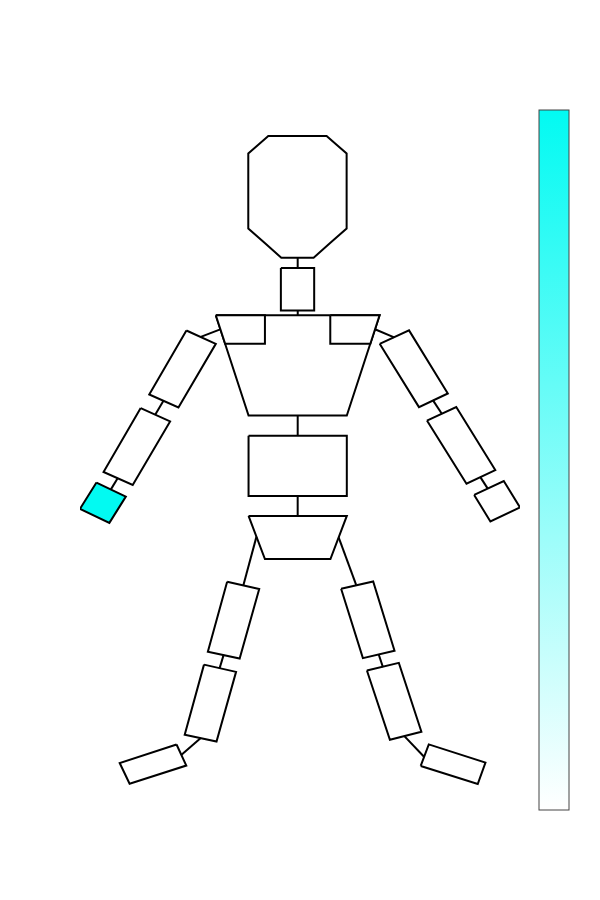
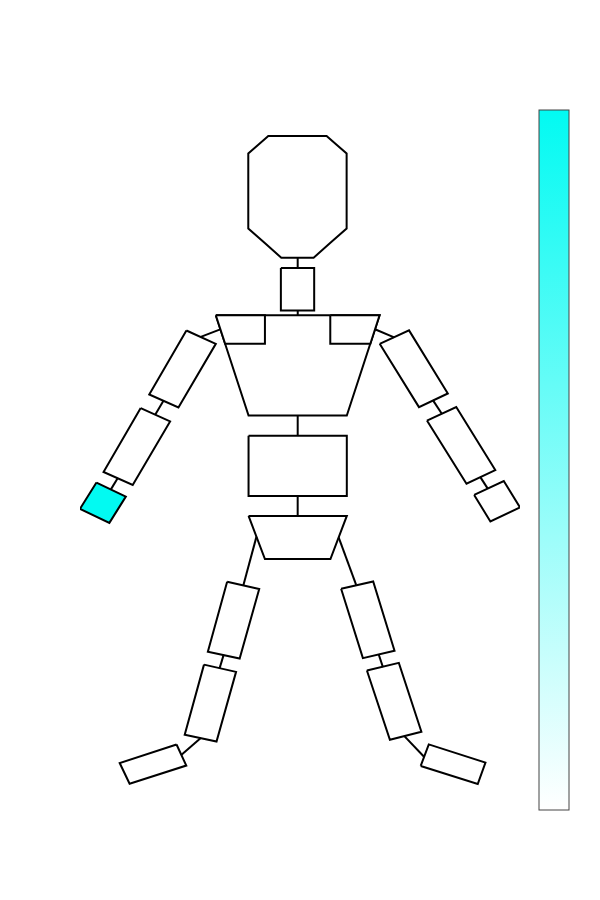

Notebook code cell kept with these figures, in order:
### Code cell
print("Body Heatmap for decoder C x-axis")
# Plot for Decoder C

# Retrieve and reshape data 
coefficientsModel_x = modelC_dict['Coeff'][0]

coefficientsModel_x_reshaped = coefficientsModel_x.reshape(1,6)

# Sum all coefficients across all rotations and positions for each rigid body and normalise
coefficientsModelSumDOF = np.sum(np.abs(coefficientsModel_x_reshaped),1)
coefficientsModelSumDOF = coefficientsModelSumDOF / sum(coefficientsModelSumDOF)


# Create a list with all rigid bodies in skeleton and set rigid bodies that don't have components to 0
coefficients_X = np.zeros((19))
coefficients_X[8] = coefficientsModelSumDOF


# Normalise so the max value is 1
coefficients_X = coefficients_X/ max(coefficients_X)




# Set location and import body parts ( list of names of bodies that coefficients correspond to)


# Extract shape data from the svg file
elements,points,pathElements,bodyPartMapping = extractShapesFromSVG(location=location,parts=bodyParts)

# Set colours for each coefficient

colours = [get_color_hex(i,white,decoderCColor) for i in coefficients_X]

print(colours)
# Draw the object 
drawObject(points,elements,colours,bodyPartMapping,saveGameLocation+"_bodySchematic_decoderC_xAxis.svg",lightColor = whiteColorBar, darkColor = decoderCColorbar)
#print(coefficients_A_X)


print("Body Heatmap for decoder C y-axis")
# Plot for Y axis

# Retrieve and reshape data 
coefficientsModel_y = modelC_dict['Coeff'][1]

coefficientsModel_y_reshaped = coefficientsModel_y.reshape(1,6)

# Sum all coefficients across all rotations and positions for each rigid body and normalise
coefficientsModelSumDOF = np.sum(np.abs(coefficientsModel_y_reshaped),1)
coefficientsModelSumDOF = coefficientsModelSumDOF / sum(coefficientsModelSumDOF)


# Create a list with all rigid bodies in skeleton and set rigid bodies that don't have components to 0
coefficients_Y = np.zeros((19))
coefficients_Y[8] = coefficientsModelSumDOF


# Normalise so the max value is 1
coefficients_Y = coefficients_Y/ max(coefficients_Y)

# Set location and import body parts ( list of names of bodies that coefficients correspond to)


# Extract shape data from the svg file
elements,points,pathElements,bodyPartMapping = extractShapesFromSVG(location=location,parts=bodyParts)

# Set colours for each coefficient

colours = [get_color_hex(i,white,decoderCColor) for i in coefficients_Y]

print(colours)
# Draw the object 
drawObject(points,elements,colours,bodyPartMapping,saveGameLocation+"_bodySchematic_decoderC_yAxis.svg",lightColor = whiteColorBar, darkColor = decoderCColorbar )
#print(coefficients_A_X)

### Figure 1 — Plotly figure (JSON) as saved in the notebook; plotly's stock layout.template omitted (floating-point values rounded to 4 significant figures)
{"data": [{"hoverinfo": "none", "marker": {"cmax": 1, "cmin": 0, "colorbar": {"tickvals": [], "title": {"text": ""}}, "colorscale": [[0, "rgb(255, 255, 255)"], [1, "rgb(2,250,242)"]]}, "mode": "markers", "type": "scatter", "x": [null], "y": [null]}, {"fill": "toself", "fillcolor": "#000000", "line": {"color": "#000000", "width": 2}, "mode": "lines", "type": "scatter", "x": [107.5, 110.5, 112.8], "y": [-167.4, -176.5, -184.0]}, {"fill": "toself", "fillcolor": "#ffffff", "line": {"color": "#000000", "width": 2}, "mode": "lines", "type": "scatter", "x": [89.87, 100.0, 100.0, 89.87, 89.87], "y": [-73.58, -73.58, -88.36, -88.36, -73.58]}, {"fill": "toself", "fillcolor": "#ffffff", "line": {"color": "#000000", "width": 2}, "mode": "lines", "type": "scatter", "x": [61.03, 70, 58.59, 49.68, 61.03], "y": [-95.35, -100, -122.2, -117.6, -95.35]}, {"fill": "toself", "fillcolor": "#ffffff", "line": {"color": "#000000", "width": 2}, "mode": "lines", "type": "scatter", "x": [120.0, 129.0, 140.8, 132.0, 120.0], "y": [-99.98, -95.29, -117.3, -122.0, -99.98]}, {"fill": "toself", "fillcolor": "#ffffff", "line": {"color": "#000000", "width": 2}, "mode": "lines", "type": "scatter", "x": [47.07, 56.05, 44.64, 35.73, 47.07], "y": [-122.4, -127.0, -149.2, -144.7, -122.4]}, {"fill": "toself", "fillcolor": "#ffffff", "line": {"color": "#000000", "width": 2}, "mode": "lines", "type": "scatter", "x": [134.5, 143.4, 155.3, 146.5, 134.5], "y": [-126.7, -122.0, -144.0, -148.8, -126.7]}, {"fill": "toself", "fillcolor": "#ffffff", "line": {"color": "#000000", "width": 2}, "mode": "lines", "type": "scatter", "x": [80, 110, 110, 80, 80], "y": [-132, -132, -153, -153, -132]}, {"fill": "toself", "fillcolor": "#000000", "line": {"color": "#000000", "width": 2}, "mode": "lines", "type": "scatter", "x": [65.41, 71.35, 71.35], "y": [-97.57, -94.95, -94.95]}, {"fill": "toself", "fillcolor": "#000000", "line": {"color": "#000000", "width": 2}, "mode": "lines", "type": "scatter", "x": [124.4, 118.6, 118.6], "y": [-97.73, -94.9, -94.9]}, {"fill": "toself", "fillcolor": "#ffffff", "line": {"color": "#000000", "width": 2}, "mode": "lines", "type": "scatter", "x": [80, 85, 105, 110, 80], "y": [-160, -175, -175, -160, -160]}, {"fill": "toself", "fillcolor": "#000000", "line": {"color": "#000000", "width": 2}, "mode": "lines", "type": "scatter", "x": [40.08, 38.92, 37.97], "y": [-146.8, -149.0, -150.7]}, {"fill": "toself", "fillcolor": "#000000", "line": {"color": "#000000", "width": 2}, "mode": "lines", "type": "scatter", "x": [150.7, 152.0, 153.0], "y": [-146.4, -148.6, -150.4]}, {"fill": "toself", "fillcolor": "#000000", "line": {"color": "#000000", "width": 2}, "mode": "lines", "type": "scatter", "x": [95.0, 95.0], "y": [-69.88, -73.68]}, {"fill": "toself", "fillcolor": "#000000", "line": {"color": "#000000", "width": 2}, "mode": "lines", "type": "scatter", "x": [95.01, 95.01], "y": [-88.37, -90.09]}, {"fill": "toself", "fillcolor": "#000000", "line": {"color": "#000000", "width": 2}, "mode": "lines", "type": "scatter", "x": [95.0, 95.0], "y": [-124.7, -132.1]}, {"fill": "toself", "fillcolor": "#000000", "line": {"color": "#000000", "width": 2}, "mode": "lines", "type": "scatter", "x": [136.3, 137.8, 139.0], "y": [-119.6, -122.2, -124.3]}, {"fill": "toself", "fillcolor": "#000000", "line": {"color": "#000000", "width": 2}, "mode": "lines", "type": "scatter", "x": [95.0, 95.0], "y": [-153.0, -160.0]}, {"fill": "toself", "fillcolor": "#000000", "line": {"color": "#000000", "width": 2}, "mode": "lines", "type": "scatter", "x": [54.07, 52.68, 51.54], "y": [-119.8, -122.4, -124.6]}, {"fill": "toself", "fillcolor": "#ffffff", "line": {"color": "#000000", "width": 2}, "mode": "lines", "type": "scatter", "x": [108.3, 118.0, 124.6, 114.9, 108.3], "y": [-185.4, -182.8, -207.0, -209.6, -185.4]}, {"fill": "toself", "fillcolor": "#ffffff", "line": {"color": "#000000", "width": 2}, "mode": "lines", "type": "scatter", "x": [116.1, 125.9, 132.8, 123.2, 116.1], "y": [-213.9, -211.2, -235.3, -238.0, -213.9]}, {"fill": "toself", "fillcolor": "#000000", "line": {"color": "#000000", "width": 2}, "mode": "lines", "type": "scatter", "x": [82.42, 80.22, 78.4], "y": [-167.2, -176.6, -184.2]}, {"fill": "toself", "fillcolor": "#ffffff", "line": {"color": "#000000", "width": 2}, "mode": "lines", "type": "scatter", "x": [73.46, 83.25, 77.29, 67.58, 73.46], "y": [-182.9, -185.4, -209.7, -207.3, -182.9]}, {"fill": "toself", "fillcolor": "#ffffff", "line": {"color": "#000000", "width": 2}, "mode": "lines", "type": "scatter", "x": [66.4, 76.19, 70.22, 60.51, 66.4], "y": [-211.8, -214.4, -238.6, -236.2, -211.8]}, {"fill": "toself", "fillcolor": "#000000", "line": {"color": "#000000", "width": 2}, "mode": "lines", "type": "scatter", "x": [72.41, 71.71, 71.13], "y": [-208.3, -211.0, -213.2]}, {"fill": "toself", "fillcolor": "#000000", "line": {"color": "#000000", "width": 2}, "mode": "lines", "type": "scatter", "x": [119.7, 120.4, 121.0], "y": [-208.1, -210.7, -212.7]}, {"fill": "toself", "fillcolor": "#ffffff", "line": {"color": "#000000", "width": 2}, "mode": "lines", "type": "scatter", "x": [132.6, 135.0, 152.3, 150.0, 132.6], "y": [-247.1, -239.6, -246.0, -253.4, -247.1]}, {"fill": "toself", "fillcolor": "#000000", "line": {"color": "#000000", "width": 2}, "mode": "lines", "type": "scatter", "x": [127.6, 130.9, 133.6], "y": [-236.8, -240.7, -244.0]}, {"fill": "toself", "fillcolor": "#ffffff", "line": {"color": "#000000", "width": 2}, "mode": "lines", "type": "scatter", "x": [58.02, 60.99, 43.68, 40.66, 58.02], "y": [-239.7, -247.0, -253.3, -246.1, -239.7]}, {"fill": "toself", "fillcolor": "#000000", "line": {"color": "#000000", "width": 2}, "mode": "lines", "type": "scatter", "x": [65.41, 62.13, 59.44], "y": [-237.4, -240.7, -243.3]}, {"fill": "toself", "fillcolor": "#ffffff", "line": {"color": "#000000", "width": 2}, "mode": "lines", "type": "scatter", "x": [84.96, 79.92, 79.92, 79.92, 82.98, 86.03, 94.93, 103.8, 106.9, 109.9, 109.9, 109.9, 104.9, 99.87, 94.93, 90.0, 84.96], "y": [-64.86, -59.76, -46.7, -33.64, -30.59, -27.53, -27.53, -27.53, -30.59, -33.64, -46.7, -59.76, -64.86, -69.95, -69.95, -69.95, -64.86]}, {"fill": "toself", "fillcolor": "#02faf2", "line": {"color": "#000000", "width": 2}, "mode": "lines", "type": "scatter", "x": [33.56, 42.53, 37.51, 28.54, 33.56], "y": [-148.3, -153.3, -162.4, -157.5, -148.3]}, {"fill": "toself", "fillcolor": "#ffffff", "line": {"color": "#000000", "width": 2}, "mode": "lines", "type": "scatter", "x": [70, 120, 110, 80, 70], "y": [-90, -90, -125, -125, -90]}, {"fill": "toself", "fillcolor": "#ffffff", "line": {"color": "#000000", "width": 2}, "mode": "lines", "type": "scatter", "x": [70, 85, 85, 72.85, 70], "y": [-90, -90, -100, -100, -90]}, {"fill": "toself", "fillcolor": "#ffffff", "line": {"color": "#000000", "width": 2}, "mode": "lines", "type": "scatter", "x": [105.0, 120, 117.2, 105.0, 105.0], "y": [-90, -90, -100, -100, -90]}, {"fill": "toself", "fillcolor": "#ffffff", "line": {"color": "#000000", "width": 2}, "mode": "lines", "type": "scatter", "x": [148.9, 157.9, 162.9, 153.8, 148.9], "y": [-152.7, -147.8, -157.0, -161.9, -152.7]}], "layout": {"height": 900, "showlegend": false, "width": 600, "xaxis": {"showgrid": false, "showline": false, "showticklabels": false, "ticks": "", "zeroline": false}, "yaxis": {"showgrid": false, "showline": false, "showticklabels": false, "ticks": "", "zeroline": false}}}

### Figure 2 — Plotly figure (JSON) as saved in the notebook; plotly's stock layout.template omitted (floating-point values rounded to 4 significant figures)
{"data": [{"hoverinfo": "none", "marker": {"cmax": 1, "cmin": 0, "colorbar": {"tickvals": [], "title": {"text": ""}}, "colorscale": [[0, "rgb(255, 255, 255)"], [1, "rgb(2,250,242)"]]}, "mode": "markers", "type": "scatter", "x": [null], "y": [null]}, {"fill": "toself", "fillcolor": "#000000", "line": {"color": "#000000", "width": 2}, "mode": "lines", "type": "scatter", "x": [107.5, 110.5, 112.8], "y": [-167.4, -176.5, -184.0]}, {"fill": "toself", "fillcolor": "#ffffff", "line": {"color": "#000000", "width": 2}, "mode": "lines", "type": "scatter", "x": [89.87, 100.0, 100.0, 89.87, 89.87], "y": [-73.58, -73.58, -88.36, -88.36, -73.58]}, {"fill": "toself", "fillcolor": "#ffffff", "line": {"color": "#000000", "width": 2}, "mode": "lines", "type": "scatter", "x": [61.03, 70, 58.59, 49.68, 61.03], "y": [-95.35, -100, -122.2, -117.6, -95.35]}, {"fill": "toself", "fillcolor": "#ffffff", "line": {"color": "#000000", "width": 2}, "mode": "lines", "type": "scatter", "x": [120.0, 129.0, 140.8, 132.0, 120.0], "y": [-99.98, -95.29, -117.3, -122.0, -99.98]}, {"fill": "toself", "fillcolor": "#ffffff", "line": {"color": "#000000", "width": 2}, "mode": "lines", "type": "scatter", "x": [47.07, 56.05, 44.64, 35.73, 47.07], "y": [-122.4, -127.0, -149.2, -144.7, -122.4]}, {"fill": "toself", "fillcolor": "#ffffff", "line": {"color": "#000000", "width": 2}, "mode": "lines", "type": "scatter", "x": [134.5, 143.4, 155.3, 146.5, 134.5], "y": [-126.7, -122.0, -144.0, -148.8, -126.7]}, {"fill": "toself", "fillcolor": "#ffffff", "line": {"color": "#000000", "width": 2}, "mode": "lines", "type": "scatter", "x": [80, 110, 110, 80, 80], "y": [-132, -132, -153, -153, -132]}, {"fill": "toself", "fillcolor": "#000000", "line": {"color": "#000000", "width": 2}, "mode": "lines", "type": "scatter", "x": [65.41, 71.35, 71.35], "y": [-97.57, -94.95, -94.95]}, {"fill": "toself", "fillcolor": "#000000", "line": {"color": "#000000", "width": 2}, "mode": "lines", "type": "scatter", "x": [124.4, 118.6, 118.6], "y": [-97.73, -94.9, -94.9]}, {"fill": "toself", "fillcolor": "#ffffff", "line": {"color": "#000000", "width": 2}, "mode": "lines", "type": "scatter", "x": [80, 85, 105, 110, 80], "y": [-160, -175, -175, -160, -160]}, {"fill": "toself", "fillcolor": "#000000", "line": {"color": "#000000", "width": 2}, "mode": "lines", "type": "scatter", "x": [40.08, 38.92, 37.97], "y": [-146.8, -149.0, -150.7]}, {"fill": "toself", "fillcolor": "#000000", "line": {"color": "#000000", "width": 2}, "mode": "lines", "type": "scatter", "x": [150.7, 152.0, 153.0], "y": [-146.4, -148.6, -150.4]}, {"fill": "toself", "fillcolor": "#000000", "line": {"color": "#000000", "width": 2}, "mode": "lines", "type": "scatter", "x": [95.0, 95.0], "y": [-69.88, -73.68]}, {"fill": "toself", "fillcolor": "#000000", "line": {"color": "#000000", "width": 2}, "mode": "lines", "type": "scatter", "x": [95.01, 95.01], "y": [-88.37, -90.09]}, {"fill": "toself", "fillcolor": "#000000", "line": {"color": "#000000", "width": 2}, "mode": "lines", "type": "scatter", "x": [95.0, 95.0], "y": [-124.7, -132.1]}, {"fill": "toself", "fillcolor": "#000000", "line": {"color": "#000000", "width": 2}, "mode": "lines", "type": "scatter", "x": [136.3, 137.8, 139.0], "y": [-119.6, -122.2, -124.3]}, {"fill": "toself", "fillcolor": "#000000", "line": {"color": "#000000", "width": 2}, "mode": "lines", "type": "scatter", "x": [95.0, 95.0], "y": [-153.0, -160.0]}, {"fill": "toself", "fillcolor": "#000000", "line": {"color": "#000000", "width": 2}, "mode": "lines", "type": "scatter", "x": [54.07, 52.68, 51.54], "y": [-119.8, -122.4, -124.6]}, {"fill": "toself", "fillcolor": "#ffffff", "line": {"color": "#000000", "width": 2}, "mode": "lines", "type": "scatter", "x": [108.3, 118.0, 124.6, 114.9, 108.3], "y": [-185.4, -182.8, -207.0, -209.6, -185.4]}, {"fill": "toself", "fillcolor": "#ffffff", "line": {"color": "#000000", "width": 2}, "mode": "lines", "type": "scatter", "x": [116.1, 125.9, 132.8, 123.2, 116.1], "y": [-213.9, -211.2, -235.3, -238.0, -213.9]}, {"fill": "toself", "fillcolor": "#000000", "line": {"color": "#000000", "width": 2}, "mode": "lines", "type": "scatter", "x": [82.42, 80.22, 78.4], "y": [-167.2, -176.6, -184.2]}, {"fill": "toself", "fillcolor": "#ffffff", "line": {"color": "#000000", "width": 2}, "mode": "lines", "type": "scatter", "x": [73.46, 83.25, 77.29, 67.58, 73.46], "y": [-182.9, -185.4, -209.7, -207.3, -182.9]}, {"fill": "toself", "fillcolor": "#ffffff", "line": {"color": "#000000", "width": 2}, "mode": "lines", "type": "scatter", "x": [66.4, 76.19, 70.22, 60.51, 66.4], "y": [-211.8, -214.4, -238.6, -236.2, -211.8]}, {"fill": "toself", "fillcolor": "#000000", "line": {"color": "#000000", "width": 2}, "mode": "lines", "type": "scatter", "x": [72.41, 71.71, 71.13], "y": [-208.3, -211.0, -213.2]}, {"fill": "toself", "fillcolor": "#000000", "line": {"color": "#000000", "width": 2}, "mode": "lines", "type": "scatter", "x": [119.7, 120.4, 121.0], "y": [-208.1, -210.7, -212.7]}, {"fill": "toself", "fillcolor": "#ffffff", "line": {"color": "#000000", "width": 2}, "mode": "lines", "type": "scatter", "x": [132.6, 135.0, 152.3, 150.0, 132.6], "y": [-247.1, -239.6, -246.0, -253.4, -247.1]}, {"fill": "toself", "fillcolor": "#000000", "line": {"color": "#000000", "width": 2}, "mode": "lines", "type": "scatter", "x": [127.6, 130.9, 133.6], "y": [-236.8, -240.7, -244.0]}, {"fill": "toself", "fillcolor": "#ffffff", "line": {"color": "#000000", "width": 2}, "mode": "lines", "type": "scatter", "x": [58.02, 60.99, 43.68, 40.66, 58.02], "y": [-239.7, -247.0, -253.3, -246.1, -239.7]}, {"fill": "toself", "fillcolor": "#000000", "line": {"color": "#000000", "width": 2}, "mode": "lines", "type": "scatter", "x": [65.41, 62.13, 59.44], "y": [-237.4, -240.7, -243.3]}, {"fill": "toself", "fillcolor": "#ffffff", "line": {"color": "#000000", "width": 2}, "mode": "lines", "type": "scatter", "x": [84.96, 79.92, 79.92, 79.92, 82.98, 86.03, 94.93, 103.8, 106.9, 109.9, 109.9, 109.9, 104.9, 99.87, 94.93, 90.0, 84.96], "y": [-64.86, -59.76, -46.7, -33.64, -30.59, -27.53, -27.53, -27.53, -30.59, -33.64, -46.7, -59.76, -64.86, -69.95, -69.95, -69.95, -64.86]}, {"fill": "toself", "fillcolor": "#02faf2", "line": {"color": "#000000", "width": 2}, "mode": "lines", "type": "scatter", "x": [33.56, 42.53, 37.51, 28.54, 33.56], "y": [-148.3, -153.3, -162.4, -157.5, -148.3]}, {"fill": "toself", "fillcolor": "#ffffff", "line": {"color": "#000000", "width": 2}, "mode": "lines", "type": "scatter", "x": [70, 120, 110, 80, 70], "y": [-90, -90, -125, -125, -90]}, {"fill": "toself", "fillcolor": "#ffffff", "line": {"color": "#000000", "width": 2}, "mode": "lines", "type": "scatter", "x": [70, 85, 85, 72.85, 70], "y": [-90, -90, -100, -100, -90]}, {"fill": "toself", "fillcolor": "#ffffff", "line": {"color": "#000000", "width": 2}, "mode": "lines", "type": "scatter", "x": [105.0, 120, 117.2, 105.0, 105.0], "y": [-90, -90, -100, -100, -90]}, {"fill": "toself", "fillcolor": "#ffffff", "line": {"color": "#000000", "width": 2}, "mode": "lines", "type": "scatter", "x": [148.9, 157.9, 162.9, 153.8, 148.9], "y": [-152.7, -147.8, -157.0, -161.9, -152.7]}], "layout": {"height": 900, "showlegend": false, "width": 600, "xaxis": {"showgrid": false, "showline": false, "showticklabels": false, "ticks": "", "zeroline": false}, "yaxis": {"showgrid": false, "showline": false, "showticklabels": false, "ticks": "", "zeroline": false}}}
